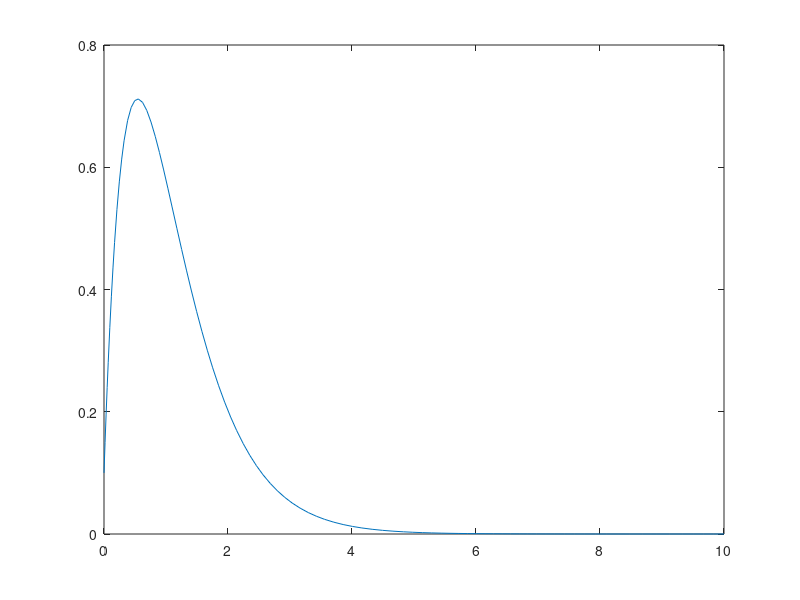
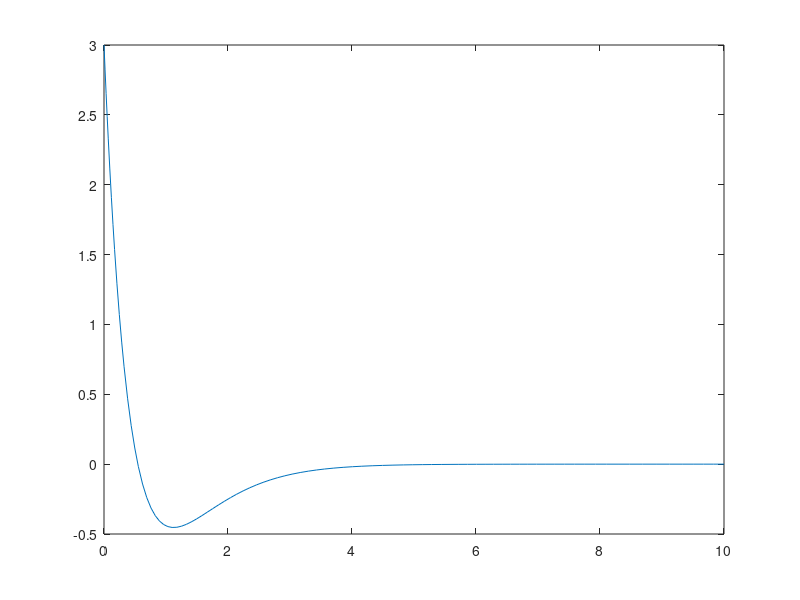

Source code (MATLAB) for these figures, in order: (Note: this script raises an error after producing the figures.)
clear; clc; close all;

% Description: Solves the spring-mass-damper system using ode45 and Euler's
% Method.

% Data
m   = 4;          % [kg]
k   = 12;         % [N/m]
c   = 8*sqrt(3);  % [N-s/m]
t0  = 0;
tN  = 10;
dt  = 0.01;

% ODE
odefun = @(t,x) [x(2); 1/m*(-c*x(2) - k*x(1))];

% Initial Conditions
x0 = 10e-2;     % [m]
v0 = 3;         % [m/s]

% ode45 Solution
[t,x] = ode45(odefun,[t0 tN],[x0 v0]);

figure(1)
plot(t,x(:,1),'DisplayName','ode45')
hold on
figure(2)
plot(t,x(:,2),'DisplayName','ode45')
hold on

% Euler's Method Solution
[t,x] = euler_ivp(odefun,[t0 tN],[x0 v0],dt);
figure(1)
plot(t,x(:,1),'--','DisplayName',"Euler's Method")
xlabel('Time [s]')
ylabel('Displacement [m]')
legend show
figure(2)
plot(t,x(:,2),'--','DisplayName',"Euler's Method")
xlabel('Time [s]')
ylabel('Velocity [m/s]')
legend show